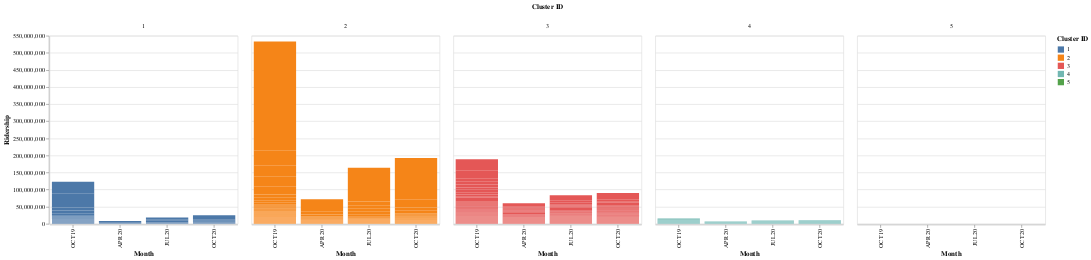

Write the Vega-Lite specification saved for this chart.
### Vega-Lite specification from a JSON file in a GitHub repository (floating-point values rounded to 4 significant figures; data arrays with more than 128 entries replaced by an {"elided": "..."} marker saying what was removed)
{"config": {"view": {"continuousWidth": 400, "continuousHeight": 300}}, "data": {"name": "data-645de2fd14607004af84fa172ce0aeb0"}, "mark": "bar", "encoding": {"color": {"type": "nominal", "field": "Cluster_ID", "title": "Cluster ID"}, "column": {"type": "nominal", "field": "Cluster_ID", "title": "Cluster ID"}, "tooltip": [{"type": "nominal", "field": "Cluster"}, {"type": "nominal", "field": "month"}, {"type": "quantitative", "field": "ridership"}], "x": {"type": "ordinal", "field": "month", "sort": {"field": "Month", "order": "ascending"}, "title": "Month"}, "y": {"type": "quantitative", "field": "ridership", "title": "Ridership"}}, "height": 300, "width": 300, "$schema": "https://vega.github.io/schema/vega-lite/v4.8.1.json", "datasets": {"data-645de2fd14607004af84fa172ce0aeb0": {"elided": "1920 records"}}}
